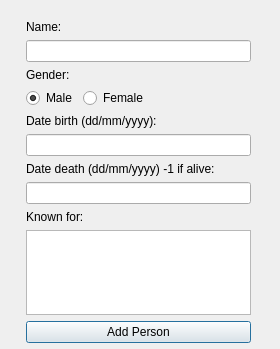
<?xml version="1.0" encoding="UTF-8"?>
<ui version="4.0">
 <class>addPerson</class>
 <widget class="QDialog" name="addPerson">
  <property name="geometry">
   <rect>
    <x>0</x>
    <y>0</y>
    <width>280</width>
    <height>349</height>
   </rect>
  </property>
  <property name="windowTitle">
   <string>Dialog</string>
  </property>
  <widget class="QWidget" name="formLayoutWidget">
   <property name="geometry">
    <rect>
     <x>20</x>
     <y>20</y>
     <width>231</width>
     <height>323</height>
    </rect>
   </property>
   <layout class="QFormLayout" name="formLayout">
    <item row="1" column="1">
     <layout class="QFormLayout" name="formLayout_2">
      <item row="0" column="0">
       <widget class="QLabel" name="label_2">
        <property name="text">
         <string>Gender:</string>
        </property>
       </widget>
      </item>
      <item row="1" column="0">
       <widget class="QRadioButton" name="radio_male">
        <property name="text">
         <string>Male</string>
        </property>
        <property name="checked">
         <bool>true</bool>
        </property>
        <attribute name="buttonGroup">
         <string notr="true">gender_radio_group</string>
        </attribute>
       </widget>
      </item>
      <item row="1" column="1">
       <widget class="QRadioButton" name="radio_female">
        <property name="text">
         <string>Female</string>
        </property>
        <attribute name="buttonGroup">
         <string notr="true">gender_radio_group</string>
        </attribute>
       </widget>
      </item>
     </layout>
    </item>
    <item row="3" column="1">
     <widget class="QLineEdit" name="lineEdit_2"/>
    </item>
    <item row="5" column="1">
     <widget class="QLineEdit" name="lineEdit_3"/>
    </item>
    <item row="7" column="1">
     <widget class="QTextEdit" name="textEdit_2"/>
    </item>
    <item row="8" column="1">
     <widget class="QPushButton" name="add_person_confirm">
      <property name="text">
       <string>Add Person</string>
      </property>
     </widget>
    </item>
    <item row="0" column="1">
     <layout class="QVBoxLayout" name="verticalLayout">
      <item>
       <widget class="QLabel" name="label">
        <property name="text">
         <string>Name:</string>
        </property>
       </widget>
      </item>
      <item>
       <widget class="QLineEdit" name="lineEdit"/>
      </item>
     </layout>
    </item>
    <item row="2" column="1">
     <widget class="QLabel" name="label_3">
      <property name="text">
       <string>Date birth (dd/mm/yyyy):</string>
      </property>
     </widget>
    </item>
    <item row="4" column="1">
     <widget class="QLabel" name="label_4">
      <property name="text">
       <string>Date death (dd/mm/yyyy) -1 if alive:</string>
      </property>
     </widget>
    </item>
    <item row="6" column="1">
     <widget class="QLabel" name="label_5">
      <property name="text">
       <string>Known for:</string>
      </property>
     </widget>
    </item>
   </layout>
  </widget>
 </widget>
 <resources/>
 <connections/>
 <buttongroups>
  <buttongroup name="gender_radio_group"/>
 </buttongroups>
</ui>
